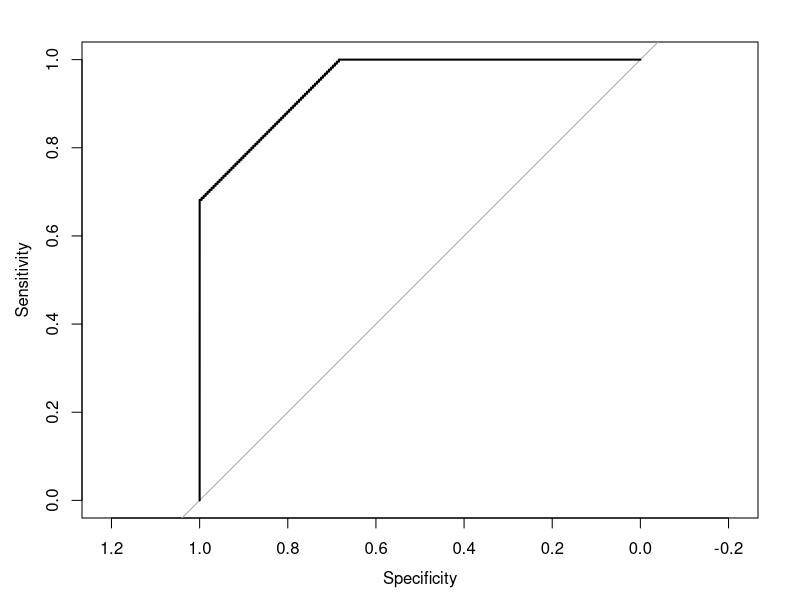
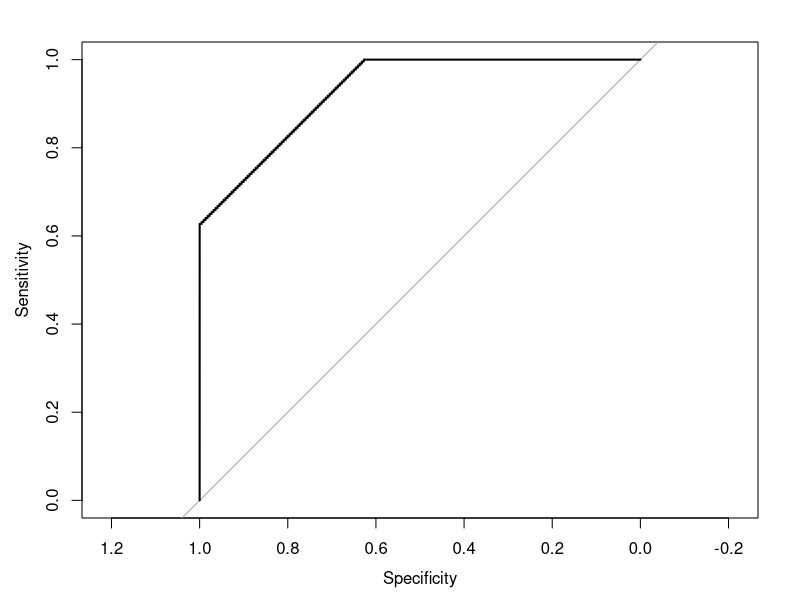

These charts were generated, in order, by the following R code:
# NOBIM 2021
# by Kajsa Møllersen (kajsa.mollersen@uit.no) June 2021

library(pROC) # to find the conf int of auc

# These numbers are from https://www.kaggle.com/c/siim-isic-melanoma-classification/data?select=train.csv 
n = 10982 # size of test set
malignant_rate = 0.02 # in training set
teams = 3308
AUC_1 = 0.9490 # best performing team

n_mal = round(n*malignant_rate) # estimated number of malignant cases
n_ben = n-n_mal # estimated number of benign cases

class = rep(0, n)
class[1:n_mal] = 1 # true class label

# Create toy example with AUC = 0.9490

predict1 = class
false1 = 0.3205 # this parameter is adjusted until required AUC is produced
# malignant prediction
n_mal_05 = round(false1*n_mal)
n_mal_pred = seq(from = (1/n_mal_05), to = 1, by = (1/n_mal_05))
predict1[1:n_mal_05] = n_mal_pred

# benign prediction
n_ben_05 = round(false1*n_ben)
n_ben_pred = seq(from = (1/n_ben_05), to = 1, by = (1/n_ben_05))
predict1[(n_mal+1):(n_mal+n_ben_05)] = n_ben_pred

roc1 = roc(class,predict1)
plot(roc1)
auc(class,predict1)
ci.auc(class, predict1) 

## That's all for the NOBIM abstract. One more example below.

# AUC = 0.9297
predict2 = class
false = false1+ 0.0565

# malignant prediction
n_mal_05 = round(false*n_mal)
n_mal_pred = seq(from = (1/n_mal_05), to = 1, by = (1/n_mal_05))
predict2[1:n_mal_05] = n_mal_pred

# benign prediction
n_ben_05 = round(false*n_ben)
n_ben_pred = seq(from = (1/n_ben_05), to = 1, by = (1/n_ben_05))
predict2[(n_mal+1):(n_mal+n_ben_05)] = n_ben_pred

roc2 = roc(class,predict2)
plot(roc2)
auc(class,predict2)
ci.auc(class, predict2) 

roc.test(class,predict1,predict2, paired = F)

